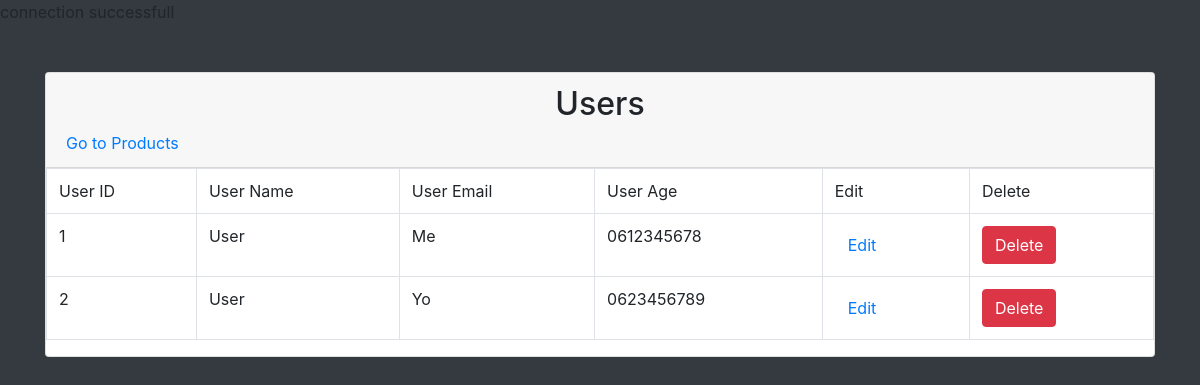
/admin/overview/users_overview.php, run on the app's committed database.
### tables this page shows
CREATE TABLE `users` (
  `user_id` int(11) NOT NULL,
  `user_name` varchar(45) NOT NULL,
  `user_lastname` varchar(45) NOT NULL,
  `user_tel` varchar(45) NOT NULL
);

### admin/overview/users_overview.php (the view, shortened to what this page needs)
<?php
    require_once("../config/db.php");
    $query = " select * from users ";
    $result = mysqli_query($conn,$query);
?>
<!DOCTYPE html>
<html lang="en">
<head>
    <link rel="stylesheet" a href="../css/bootstrap.min.css"/>
</head>
<body class="bg-dark">
    <div class="container">
        <div class="row">
            <div class="col m-auto">
                <div class="card mt-5">
                    <div class="card-header">
                        <h2 class="display-6 text-center">Users</h2>
                        <a href="product_overview.php">Go to Products</a>
                    </div>
                    <table class="table table-bordered">
                        <tr>
                            <td> User ID </td>
                            <td> User Name </td>
                            <td> User Email </td>
                            <td> User Age </td>
                            <td> Edit  </td>
                            <td> Delete </td>
                        </tr>
                        <?php
                            while($row=mysqli_fetch_assoc($result)){
                                $UserID = $row['user_id'];
                                $UserName = $row['user_name'];
                                $UserEmail = $row['user_lastname'];
                                $UserAge = $row['user_tel'];
                        ?>
                        <tr>
                            <td><?php echo $UserID ?></td>
                            <td><?php echo $UserName ?></td>
                            <td><?php echo $UserEmail ?></td>
                            <td><?php echo $UserAge ?></td>
                            <td><a href="#" class="btn btn-pencil">Edit</a></td>
                            <td><a href="#" class="btn btn-danger">Delete</a></td>
                        </tr>
                        <?php } ?>
                        </table>
                    </div>
                </div>
            </div>
        </div>
    </body>
</html>

### data on the page
users: user_id "1", user_name "User", user_lastname "Me", user_tel "0612345678"
users: user_id "2", user_name "User", user_lastname "Yo", user_tel "0623456789"
